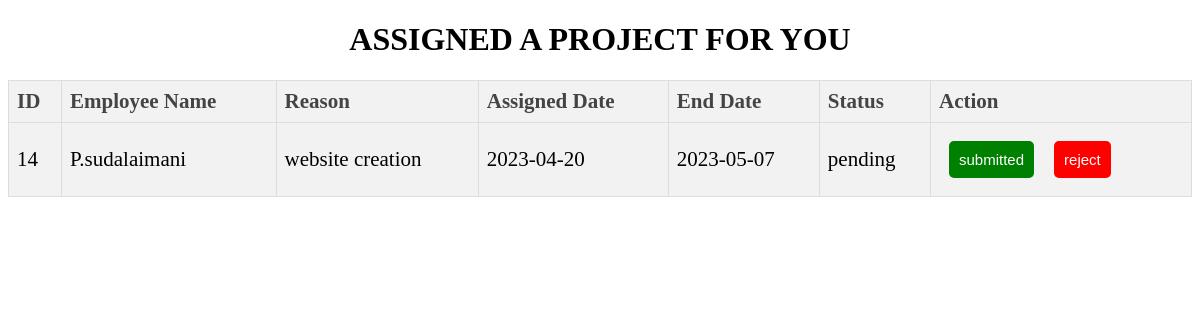
/employee/project_assign.php (signed in), run on the app's committed database.
### tables this page shows
CREATE TABLE IF NOT EXISTS `project_tbl` (
  `id` int(11) NOT NULL AUTO_INCREMENT,
  `staff_id` int(11) NOT NULL,
  `project_name` text NOT NULL,
  `last_date` date NOT NULL,
  `added_on` date NOT NULL,
  `status` varchar(40) NOT NULL,
  PRIMARY KEY (`id`)
);

CREATE TABLE IF NOT EXISTS `staff_tbl` (
  `id` int(11) NOT NULL AUTO_INCREMENT,
  `name` varchar(50) DEFAULT NULL,
  `gender` enum('Male','Female','Other') DEFAULT NULL,
  `email` varchar(50) DEFAULT NULL,
  `mobile` varchar(20) DEFAULT NULL,
  `dob` date DEFAULT NULL,
  `doj` date DEFAULT NULL,
  `address` varchar(100) DEFAULT NULL,
  `city` varchar(50) DEFAULT NULL,
  `state` varchar(50) DEFAULT NULL,
  `country` varchar(50) DEFAULT NULL,
  `department` varchar(50) DEFAULT NULL,
  `picture` varchar(255) DEFAULT NULL,
  PRIMARY KEY (`id`)
);

### employee/project_assign.php (the view, shortened to what this page needs)
?><!DOCTYPE html>
<html>
<head>
</head>
<body>
	<h1 align="center">ASSIGNED A PROJECT FOR YOU</h1>
	<?php
	include"../config.php";
$username=$_SESSION['username'];
    $password=$_SESSION['password'];
$sqlpend="SELECT s.*,p.*,p.id as pro_id,s.id as s_id FROM project_tbl p
	 JOIN staff_tbl s ON s.id=p.staff_id
	 WHERE p.status='pending' and s.email='$username' and s.mobile='$password'";
$resultpend=mysqli_query($conn, $sqlpend);
$count=mysqli_num_rows($resultpend);
if($count>0){
	echo "<table>";
	echo "<tr><th>ID</th><th>Employee Name</th><th>Reason</th><th>Assigned Date</th><th>End Date</th><th>Status</th><th>Action</th></tr>";
	while ($row = mysqli_fetch_assoc($resultpend)) {
	  echo "<tr>";
	  echo "<td>" . $row['s_id'] . "</td>";
	  echo "<td>" . $row['name'] . "</td>";
	  echo "<td>" . $row['project_name'] . "</td>";
	  echo "<td>" . $row['added_on'] . "</td>";
	  echo"<td>".$row['last_date']."</td>";
	  echo "<td>" . $row['status'] . "</td>";
	  echo "<td>";
	  if ($row['status'] == 'pending') {
	    echo "<form method='POST' action='project_process.php'>";
	    echo "<input type='submit' name='action' value='submitted' class='approve-btn'>";
	    echo "<input type='submit' name='action' value='reject' class='reject-btn'>";
	    echo "</form>";
	  }
	  echo "</td>";
	  echo "</tr>";
	}
	echo "</table>";
}
else{
	echo"<h4 align='center' >NO project Assigned</h4>";
	}
	?>
</body>
</html>

### employee/project_assign.php (style rules this page uses)
table { font-size: 21px; border-collapse: collapse; width: 100%; }
th, td { text-align: left; padding: 8px; border: 1px solid #ddd; }
th { background-color: #f2f2f2; color: #444; }
tr:nth-child(even) { background-color: #f2f2f2; }
.approve-btn, .reject-btn { padding: 5px 10px; border: none; border-radius: 5px; cursor: pointer; }
input[type='submit'] { padding: 10px; margin: 10px; font-size: 15px; }
.approve-btn { background-color: green; color: white; }
.reject-btn { background-color: red; color: white; }

### data on the page
project_tbl: staff_tbl.id "14", staff_tbl.name "P.sudalaimani", project_name "website creation", added_on "2023-04-20", last_date "2023-05-07", status "pending"
